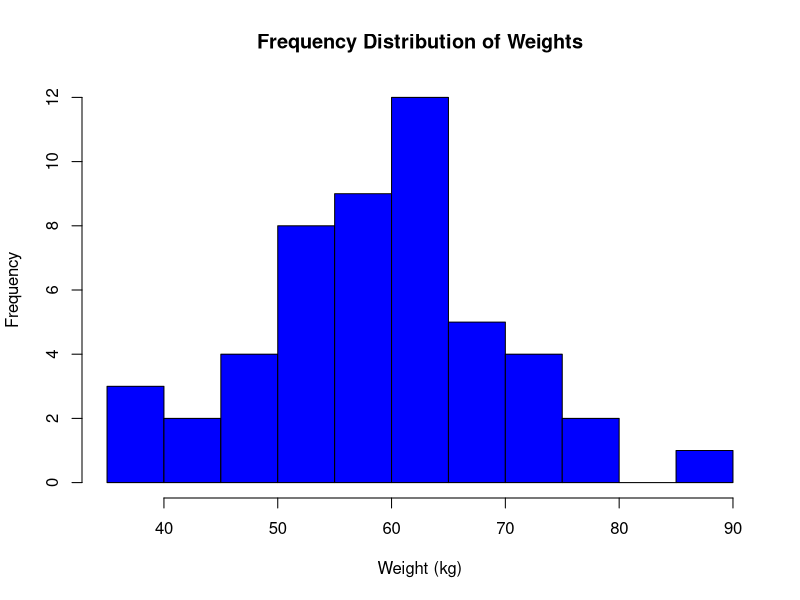
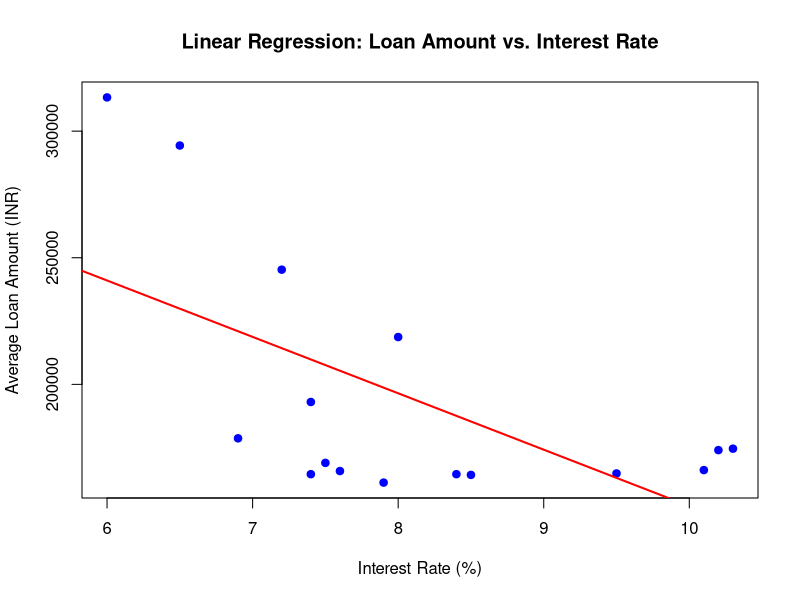
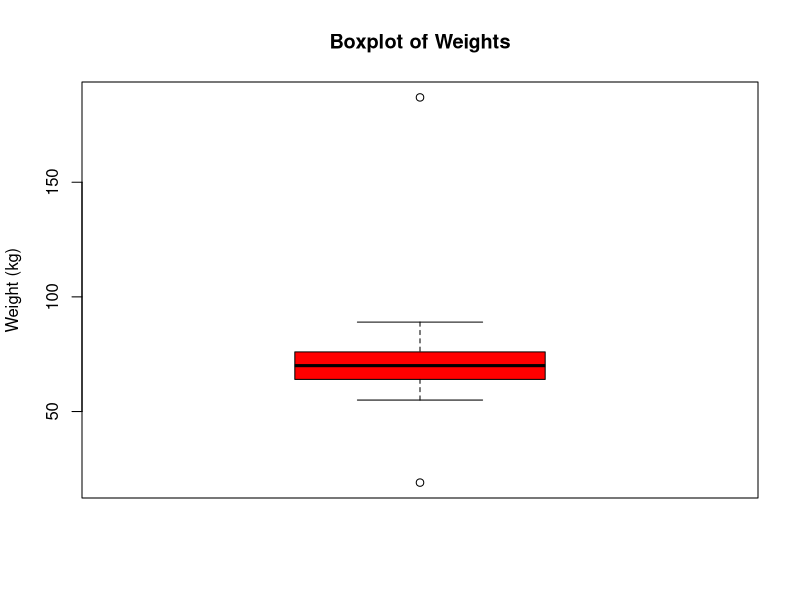
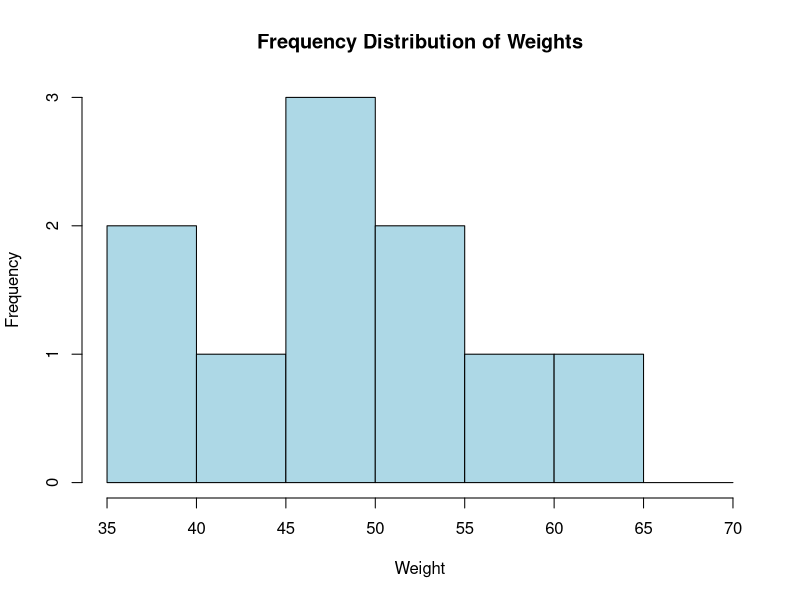
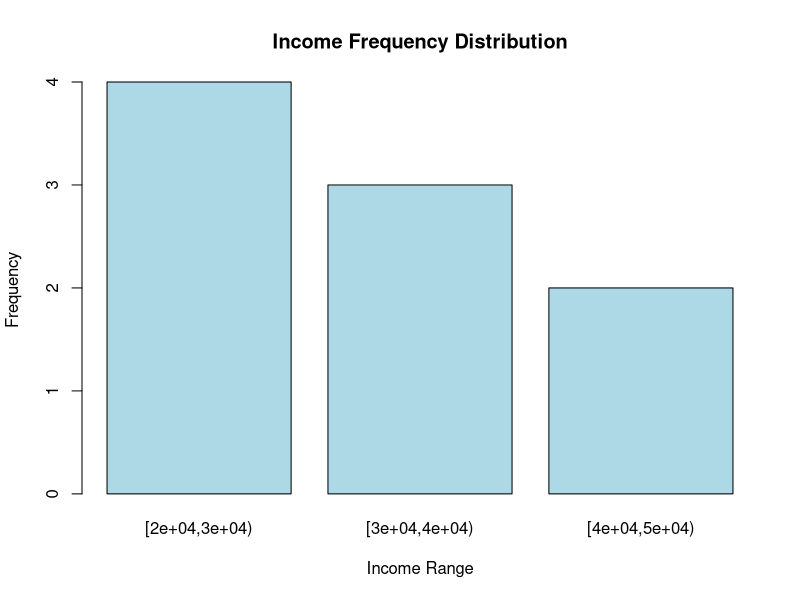

The R source for these figures, in order:
# Given weights
weights <- c(40, 70, 61, 58, 58, 50, 72, 63, 51, 62,
             65, 60, 68, 68, 78, 54, 52, 60, 50, 70,
             60, 35, 53, 58, 79, 60, 62, 61, 55, 65,
             51, 39, 45, 58, 50, 65, 62, 50, 72, 62,
             52, 65, 67, 87, 45, 75, 71, 52, 65, 59)

# (i) Minimum and Maximum weight
min_weight <- min(weights)
max_weight <- max(weights)
cat("Minimum weight:", min_weight, "\n")
cat("Maximum weight:", max_weight, "\n")

# (ii) Percentage of adults with weight between 50 and 60
count_50_60 <- sum(weights >= 50 & weights <= 60)
total_count <- length(weights)
percentage_50_60 <- (count_50_60 / total_count) * 100
cat("Percentage of adults with weight between 50 and 60 kg:", percentage_50_60, "%\n")

# (iii) Frequency distribution graph
hist(weights, main="Frequency Distribution of Weights", xlab="Weight (kg)", ylab="Frequency", col="blue", breaks=10)


######################################

# Data for interest rates and average loan amounts
loan_data <- data.frame(
  Year = 2006:2021,
  InterestRate = c(10.30, 10.20, 10.10, 9.50, 8.50, 7.40, 8.40, 7.90, 7.60, 7.50, 6.90, 7.40, 8.00, 7.20, 6.50, 6.00),
  LoanAmount = c(174610, 174040, 166155, 164825, 164255, 164540, 164540, 161215, 165775, 169005, 178695, 193040, 218690, 245290, 294310, 313310)
)

# Fit the linear regression model
model <- lm(LoanAmount ~ InterestRate, data = loan_data)

# Display the summary of the model
summary(model)

# Predict loan amount for an interest rate of 5%
new_data <- data.frame(InterestRate = 5)
predicted_loan_amount <- predict(model, newdata = new_data)
cat("Predicted average loan amount for an interest rate of 5%:", predicted_loan_amount, "\n")

# Plot the data points
plot(loan_data$InterestRate, loan_data$LoanAmount, 
     main="Linear Regression: Loan Amount vs. Interest Rate",
     xlab="Interest Rate (%)", ylab="Average Loan Amount (INR)",
     pch=19, col="blue")

# Add the regression line
abline(model, col="red", lwd=2)

# Add the prediction point for an interest rate of 5%
points(5, predicted_loan_amount, col="green", pch=19)


###########################################

# Given weights
weights <- c(60, 75, 63, 55, 88, 65, 72, 75, 88, 63,
             65, 60, 78, 68, 78, 74, 82, 66, 81, 71,
             69, 59, 58, 78, 89, 72, 68, 71, 65, 85,
             76, 77, 69, 56, 64, 76, 55, 74, 68, 76,
             56, 63, 67, 187, 75, 85, 71, 64, 66, 19)

# (iv) Outliers
boxplot(weights, main="Boxplot of Weights", ylab="Weight (kg)", col="red")
outliers <- boxplot.stats(weights)$out
cat("Outliers:", outliers, "\n")

######################################################

# Weight data of 10 students
weights <- c(45, 55, 65, 38, 48, 50, 54, 60, 39, 49)

# Creating a grouped frequency distribution
breaks <- seq(35, 70, by=5)  # Define the breaks for the groups
freq_distribution <- table(cut(weights, breaks))
print(freq_distribution)

# Plotting the frequency distribution
hist(weights, breaks=breaks, main="Frequency Distribution of Weights", xlab="Weight", ylab="Frequency", col="lightblue", border="black")

#########################################################

# Income data of 10 persons
income <- c(25000, 35000, 30000, 45000, 29000, 27000, 47000, 51000, 25000, 39000)

# Define the breaks for the income classes
breaks <- c(20000, 30000, 40000, 50000)

# Create the frequency distribution
income_distribution <- cut(income, breaks, right=FALSE)
frequency <- table(income_distribution)

# Display the frequency distribution
print(frequency)

# Plot the frequency distribution as a bar chart
barplot(frequency, main="Income Frequency Distribution", xlab="Income Range", ylab="Frequency", col="lightblue", border="black")

#################################################################

# Study time and final percentage data
study_time <- c(5, 6, 3, 4, 1, 2, 8, 6, 7, 4)
final_percentage <- c(75, 75, 60, 62, 55, 58, 80, 75, 80, 60)

# Create a data frame
data <- data.frame(study_time, final_percentage)

# Fit the linear regression model
model <- lm(final_percentage ~ study_time, data=data)

# Display the summary of the model
summary(model)

# Predict the final percentage for a study time of 5 hours
new_study_time <- data.frame(study_time=5)
predicted_percentage <- predict(model, new_study_time)

# Display the predicted final percentage
cat("Predicted final percentage for a study time of 5 hours:", predicted_percentage, "%\n")

